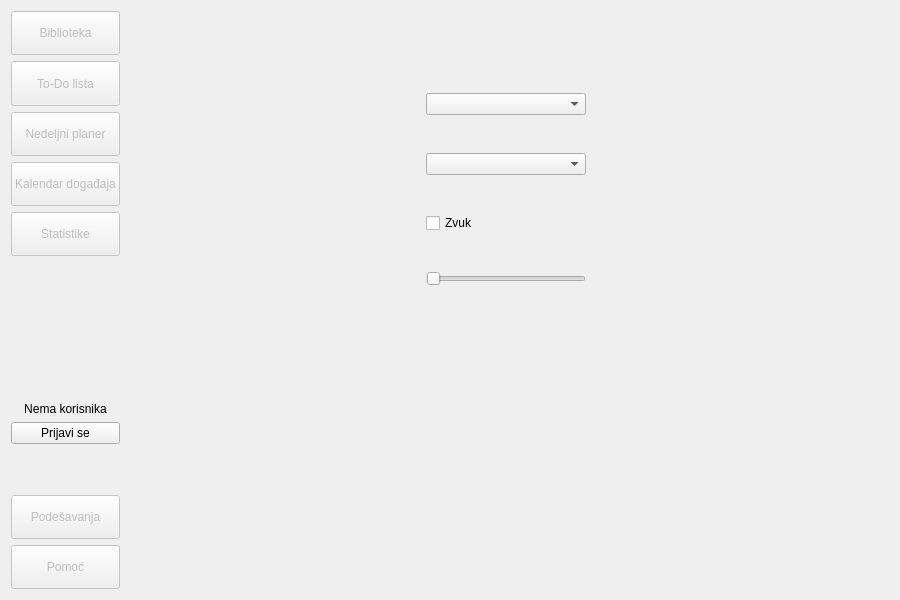
<?xml version="1.0" encoding="UTF-8"?>
<ui version="4.0">
 <class>MainWindow</class>
 <widget class="QWidget" name="MainWindow">
  <property name="geometry">
   <rect>
    <x>0</x>
    <y>0</y>
    <width>900</width>
    <height>600</height>
   </rect>
  </property>
  <property name="windowTitle">
   <string>StudySphere</string>
  </property>
  <property name="windowIcon">
   <iconset resource="../res/icons.qrc">
    <normaloff>:/icons/logo.png</normaloff>:/icons/logo.png</iconset>
  </property>
  <property name="inputMethodHints">
   <set>Qt::ImhNone</set>
  </property>
  <layout class="QHBoxLayout" name="horizontalLayout_2">
   <item>
    <layout class="QVBoxLayout" name="verticalLayout_buttons">
     <item>
      <widget class="QPushButton" name="pushButton_library">
       <property name="enabled">
        <bool>false</bool>
       </property>
       <property name="sizePolicy">
        <sizepolicy hsizetype="Minimum" vsizetype="MinimumExpanding">
         <horstretch>0</horstretch>
         <verstretch>0</verstretch>
        </sizepolicy>
       </property>
       <property name="text">
        <string>Biblioteka</string>
       </property>
      </widget>
     </item>
     <item>
      <widget class="QPushButton" name="pushButton_todo">
       <property name="enabled">
        <bool>false</bool>
       </property>
       <property name="sizePolicy">
        <sizepolicy hsizetype="Minimum" vsizetype="MinimumExpanding">
         <horstretch>0</horstretch>
         <verstretch>0</verstretch>
        </sizepolicy>
       </property>
       <property name="text">
        <string>To-Do lista</string>
       </property>
      </widget>
     </item>
     <item>
      <widget class="QPushButton" name="pushButton_planer">
       <property name="enabled">
        <bool>false</bool>
       </property>
       <property name="sizePolicy">
        <sizepolicy hsizetype="Minimum" vsizetype="MinimumExpanding">
         <horstretch>0</horstretch>
         <verstretch>0</verstretch>
        </sizepolicy>
       </property>
       <property name="text">
        <string>Nedeljni planer</string>
       </property>
      </widget>
     </item>
     <item>
      <widget class="QPushButton" name="pushButton_calendar">
       <property name="enabled">
        <bool>false</bool>
       </property>
       <property name="sizePolicy">
        <sizepolicy hsizetype="Minimum" vsizetype="MinimumExpanding">
         <horstretch>0</horstretch>
         <verstretch>0</verstretch>
        </sizepolicy>
       </property>
       <property name="text">
        <string>Kalendar događaja</string>
       </property>
      </widget>
     </item>
     <item>
      <widget class="QPushButton" name="pushButton_stats">
       <property name="enabled">
        <bool>false</bool>
       </property>
       <property name="sizePolicy">
        <sizepolicy hsizetype="Minimum" vsizetype="MinimumExpanding">
         <horstretch>0</horstretch>
         <verstretch>0</verstretch>
        </sizepolicy>
       </property>
       <property name="text">
        <string>Statistike</string>
       </property>
      </widget>
     </item>
     <item>
      <spacer name="verticalSpacer">
       <property name="orientation">
        <enum>Qt::Vertical</enum>
       </property>
       <property name="sizeType">
        <enum>QSizePolicy::Minimum</enum>
       </property>
       <property name="sizeHint" stdset="0">
        <size>
         <width>20</width>
         <height>140</height>
        </size>
       </property>
      </spacer>
     </item>
     <item>
      <widget class="QLabel" name="label_username">
       <property name="text">
        <string>Nema korisnika</string>
       </property>
       <property name="alignment">
        <set>Qt::AlignCenter</set>
       </property>
      </widget>
     </item>
     <item>
      <widget class="QPushButton" name="pushButton_login">
       <property name="text">
        <string>Prijavi se</string>
       </property>
      </widget>
     </item>
     <item>
      <spacer name="verticalSpacer_5">
       <property name="orientation">
        <enum>Qt::Vertical</enum>
       </property>
       <property name="sizeHint" stdset="0">
        <size>
         <width>20</width>
         <height>40</height>
        </size>
       </property>
      </spacer>
     </item>
     <item>
      <widget class="QPushButton" name="pushButton_settings">
       <property name="enabled">
        <bool>false</bool>
       </property>
       <property name="sizePolicy">
        <sizepolicy hsizetype="Minimum" vsizetype="MinimumExpanding">
         <horstretch>0</horstretch>
         <verstretch>0</verstretch>
        </sizepolicy>
       </property>
       <property name="text">
        <string>Podešavanja</string>
       </property>
      </widget>
     </item>
     <item>
      <widget class="QPushButton" name="pushButton_help">
       <property name="enabled">
        <bool>false</bool>
       </property>
       <property name="sizePolicy">
        <sizepolicy hsizetype="Minimum" vsizetype="MinimumExpanding">
         <horstretch>0</horstretch>
         <verstretch>0</verstretch>
        </sizepolicy>
       </property>
       <property name="text">
        <string>Pomoć</string>
       </property>
      </widget>
     </item>
    </layout>
   </item>
   <item>
    <spacer name="horizontalSpacer_2">
     <property name="orientation">
      <enum>Qt::Horizontal</enum>
     </property>
     <property name="sizeType">
      <enum>QSizePolicy::Minimum</enum>
     </property>
     <property name="sizeHint" stdset="0">
      <size>
       <width>40</width>
       <height>20</height>
      </size>
     </property>
    </spacer>
   </item>
   <item>
    <widget class="QStackedWidget" name="stackedWidget">
     <property name="currentIndex">
      <number>5</number>
     </property>
     <widget class="QWidget" name="page_library">
      <layout class="QVBoxLayout" name="verticalLayout_3">
       <item>
        <widget class="QTabWidget" name="tabWidget_library">
         <property name="currentIndex">
          <number>1</number>
         </property>
         <widget class="QWidget" name="tab_decks">
          <attribute name="title">
           <string>Moji špilovi</string>
          </attribute>
          <layout class="QVBoxLayout" name="verticalLayout_2">
           <item>
            <widget class="QTableWidget" name="tableWidget_library">
             <property name="focusPolicy">
              <enum>Qt::NoFocus</enum>
             </property>
             <property name="selectionMode">
              <enum>QAbstractItemView::NoSelection</enum>
             </property>
             <property name="showGrid">
              <bool>false</bool>
             </property>
             <property name="cornerButtonEnabled">
              <bool>false</bool>
             </property>
             <property name="rowCount">
              <number>4</number>
             </property>
             <property name="columnCount">
              <number>0</number>
             </property>
             <attribute name="horizontalHeaderVisible">
              <bool>false</bool>
             </attribute>
             <attribute name="horizontalHeaderHighlightSections">
              <bool>false</bool>
             </attribute>
             <attribute name="verticalHeaderVisible">
              <bool>false</bool>
             </attribute>
             <attribute name="verticalHeaderHighlightSections">
              <bool>false</bool>
             </attribute>
             <row/>
             <row/>
             <row/>
             <row/>
            </widget>
           </item>
           <item>
            <layout class="QHBoxLayout" name="horizontalLayout_act">
             <item>
              <widget class="QPushButton" name="pushButton_importDecks">
               <property name="text">
                <string>Uvezi špilove</string>
               </property>
              </widget>
             </item>
             <item>
              <widget class="QPushButton" name="pushButton_exportDecks">
               <property name="text">
                <string>Izvezi špilove</string>
               </property>
              </widget>
             </item>
            </layout>
           </item>
          </layout>
         </widget>
         <widget class="QWidget" name="tab_browser">
          <attribute name="title">
           <string>Pretraži špilove</string>
          </attribute>
          <layout class="QVBoxLayout" name="verticalLayout_5">
           <item>
            <layout class="QHBoxLayout" name="horizontalLayout">
             <item>
              <widget class="QLineEdit" name="lineEdit_browser">
               <property name="sizePolicy">
                <sizepolicy hsizetype="Maximum" vsizetype="Fixed">
                 <horstretch>99</horstretch>
                 <verstretch>0</verstretch>
                </sizepolicy>
               </property>
               <property name="minimumSize">
                <size>
                 <width>500</width>
                 <height>0</height>
                </size>
               </property>
               <property name="placeholderText">
                <string>Pretraži...</string>
               </property>
              </widget>
             </item>
             <item>
              <widget class="QPushButton" name="pushButton_search">
               <property name="sizePolicy">
                <sizepolicy hsizetype="Minimum" vsizetype="Fixed">
                 <horstretch>0</horstretch>
                 <verstretch>0</verstretch>
                </sizepolicy>
               </property>
               <property name="minimumSize">
                <size>
                 <width>0</width>
                 <height>0</height>
                </size>
               </property>
               <property name="maximumSize">
                <size>
                 <width>16777215</width>
                 <height>16777215</height>
                </size>
               </property>
               <property name="text">
                <string>Pretraži</string>
               </property>
              </widget>
             </item>
            </layout>
           </item>
           <item>
            <widget class="QTableWidget" name="tableWidget_browser">
             <property name="focusPolicy">
              <enum>Qt::NoFocus</enum>
             </property>
             <property name="selectionMode">
              <enum>QAbstractItemView::NoSelection</enum>
             </property>
             <property name="showGrid">
              <bool>false</bool>
             </property>
             <property name="rowCount">
              <number>4</number>
             </property>
             <attribute name="horizontalHeaderVisible">
              <bool>false</bool>
             </attribute>
             <attribute name="horizontalHeaderHighlightSections">
              <bool>false</bool>
             </attribute>
             <attribute name="verticalHeaderVisible">
              <bool>false</bool>
             </attribute>
             <attribute name="verticalHeaderHighlightSections">
              <bool>false</bool>
             </attribute>
             <row/>
             <row/>
             <row/>
             <row/>
            </widget>
           </item>
          </layout>
         </widget>
        </widget>
       </item>
      </layout>
     </widget>
     <widget class="QWidget" name="page_todo">
      <layout class="QGridLayout" name="gridLayout">
       <item row="2" column="3">
        <widget class="QPushButton" name="pushButton_deleteAllTodos">
         <property name="enabled">
          <bool>false</bool>
         </property>
         <property name="text">
          <string>Obriši sve</string>
         </property>
        </widget>
       </item>
       <item row="2" column="1">
        <spacer name="horizontalSpacer_5">
         <property name="orientation">
          <enum>Qt::Horizontal</enum>
         </property>
         <property name="sizeHint" stdset="0">
          <size>
           <width>40</width>
           <height>20</height>
          </size>
         </property>
        </spacer>
       </item>
       <item row="0" column="3">
        <widget class="QPushButton" name="pushButton_addTodo">
         <property name="enabled">
          <bool>false</bool>
         </property>
         <property name="text">
          <string>Dodaj aktivnost</string>
         </property>
        </widget>
       </item>
       <item row="1" column="0" colspan="4">
        <widget class="QListWidget" name="listWidget_todos"/>
       </item>
       <item row="2" column="2">
        <widget class="QPushButton" name="pushButton_deleteTodo">
         <property name="enabled">
          <bool>false</bool>
         </property>
         <property name="text">
          <string>Obriši</string>
         </property>
        </widget>
       </item>
       <item row="0" column="0" colspan="3">
        <widget class="QLineEdit" name="lineEdit_todo"/>
       </item>
      </layout>
     </widget>
     <widget class="QWidget" name="page_planer">
      <layout class="QVBoxLayout" name="verticalLayout_6">
       <item>
        <layout class="QHBoxLayout" name="horizontalLayout_activity">
         <item>
          <layout class="QFormLayout" name="formLayout_activity">
           <item row="0" column="0">
            <widget class="QLabel" name="label_activityName">
             <property name="text">
              <string>Aktivnost:</string>
             </property>
            </widget>
           </item>
           <item row="0" column="1">
            <widget class="QLineEdit" name="lineEdit_activityName"/>
           </item>
           <item row="1" column="0">
            <widget class="QLabel" name="label_start">
             <property name="text">
              <string>Početak aktivnosti:</string>
             </property>
            </widget>
           </item>
           <item row="2" column="0">
            <widget class="QLabel" name="label_duration">
             <property name="text">
              <string>Kraj aktivnosti:</string>
             </property>
            </widget>
           </item>
           <item row="3" column="0">
            <widget class="QLabel" name="label_day">
             <property name="text">
              <string>Dan:</string>
             </property>
            </widget>
           </item>
           <item row="3" column="1">
            <widget class="QComboBox" name="comboBox_day">
             <property name="editable">
              <bool>false</bool>
             </property>
             <property name="currentText">
              <string>Ponedeljak</string>
             </property>
             <item>
              <property name="text">
               <string>Ponedeljak</string>
              </property>
             </item>
             <item>
              <property name="text">
               <string>Utorak</string>
              </property>
             </item>
             <item>
              <property name="text">
               <string>Sreda</string>
              </property>
             </item>
             <item>
              <property name="text">
               <string>Četvrtak</string>
              </property>
             </item>
             <item>
              <property name="text">
               <string>Petak</string>
              </property>
             </item>
             <item>
              <property name="text">
               <string>Subota</string>
              </property>
             </item>
             <item>
              <property name="text">
               <string>Nedelja</string>
              </property>
             </item>
            </widget>
           </item>
           <item row="4" column="1">
            <widget class="QPushButton" name="pushButton_addActivity">
             <property name="enabled">
              <bool>false</bool>
             </property>
             <property name="text">
              <string>Dodaj</string>
             </property>
            </widget>
           </item>
           <item row="1" column="1">
            <widget class="QTimeEdit" name="timeEdit_start"/>
           </item>
           <item row="2" column="1">
            <widget class="QTimeEdit" name="timeEdit_end"/>
           </item>
          </layout>
         </item>
         <item>
          <spacer name="horizontalSpacer_3">
           <property name="orientation">
            <enum>Qt::Horizontal</enum>
           </property>
           <property name="sizeType">
            <enum>QSizePolicy::MinimumExpanding</enum>
           </property>
           <property name="sizeHint" stdset="0">
            <size>
             <width>40</width>
             <height>20</height>
            </size>
           </property>
          </spacer>
         </item>
        </layout>
       </item>
       <item>
        <layout class="QGridLayout" name="gridLayout_week">
         <item row="0" column="5">
          <widget class="QLabel" name="label_saturday">
           <property name="text">
            <string>Subota</string>
           </property>
           <property name="alignment">
            <set>Qt::AlignCenter</set>
           </property>
          </widget>
         </item>
         <item row="0" column="1">
          <widget class="QLabel" name="label_tuesday">
           <property name="text">
            <string>Utorak</string>
           </property>
           <property name="alignment">
            <set>Qt::AlignCenter</set>
           </property>
          </widget>
         </item>
         <item row="0" column="2">
          <widget class="QLabel" name="label_wednesday">
           <property name="text">
            <string>Sreda</string>
           </property>
           <property name="alignment">
            <set>Qt::AlignCenter</set>
           </property>
          </widget>
         </item>
         <item row="0" column="4">
          <widget class="QLabel" name="label_friday">
           <property name="text">
            <string>Petak</string>
           </property>
           <property name="alignment">
            <set>Qt::AlignCenter</set>
           </property>
          </widget>
         </item>
         <item row="0" column="3">
          <widget class="QLabel" name="label_thursday">
           <property name="text">
            <string>Četvrtak</string>
           </property>
           <property name="alignment">
            <set>Qt::AlignCenter</set>
           </property>
          </widget>
         </item>
         <item row="0" column="6">
          <widget class="QLabel" name="label_sunday">
           <property name="text">
            <string>Nedelja</string>
           </property>
           <property name="alignment">
            <set>Qt::AlignCenter</set>
           </property>
          </widget>
         </item>
         <item row="0" column="0">
          <widget class="QLabel" name="label_monday">
           <property name="text">
            <string>Ponedeljak</string>
           </property>
           <property name="alignment">
            <set>Qt::AlignCenter</set>
           </property>
          </widget>
         </item>
         <item row="1" column="0">
          <widget class="QGraphicsView" name="graphicsView_monday">
           <property name="horizontalScrollBarPolicy">
            <enum>Qt::ScrollBarAlwaysOff</enum>
           </property>
          </widget>
         </item>
         <item row="1" column="1">
          <widget class="QGraphicsView" name="graphicsView_tuesday">
           <property name="horizontalScrollBarPolicy">
            <enum>Qt::ScrollBarAlwaysOff</enum>
           </property>
          </widget>
         </item>
         <item row="1" column="2">
          <widget class="QGraphicsView" name="graphicsView_wednesday">
           <property name="horizontalScrollBarPolicy">
            <enum>Qt::ScrollBarAlwaysOff</enum>
           </property>
          </widget>
         </item>
         <item row="1" column="3">
          <widget class="QGraphicsView" name="graphicsView_thursday">
           <property name="horizontalScrollBarPolicy">
            <enum>Qt::ScrollBarAlwaysOff</enum>
           </property>
          </widget>
         </item>
         <item row="1" column="4">
          <widget class="QGraphicsView" name="graphicsView_friday">
           <property name="horizontalScrollBarPolicy">
            <enum>Qt::ScrollBarAlwaysOff</enum>
           </property>
          </widget>
         </item>
         <item row="1" column="5">
          <widget class="QGraphicsView" name="graphicsView_saturday">
           <property name="horizontalScrollBarPolicy">
            <enum>Qt::ScrollBarAlwaysOff</enum>
           </property>
          </widget>
         </item>
         <item row="1" column="6">
          <widget class="QGraphicsView" name="graphicsView_sunday"/>
         </item>
        </layout>
       </item>
      </layout>
     </widget>
     <widget class="QWidget" name="page_calendar">
      <layout class="QVBoxLayout" name="verticalLayout">
       <item>
        <layout class="QHBoxLayout" name="horizontalLayout_event">
         <item>
          <layout class="QFormLayout" name="formLayout_event">
           <item row="0" column="0">
            <widget class="QLabel" name="label_event">
             <property name="text">
              <string>Događaj:</string>
             </property>
            </widget>
           </item>
           <item row="0" column="1">
            <widget class="QLineEdit" name="lineEdit_event"/>
           </item>
           <item row="1" column="0">
            <widget class="QLabel" name="label_eventTime">
             <property name="text">
              <string>Datum:</string>
             </property>
            </widget>
           </item>
           <item row="1" column="1">
            <widget class="QDateTimeEdit" name="dateTimeEdit_eventTime">
             <property name="displayFormat">
              <string>dd.MM.yyyy. HH:mm</string>
             </property>
             <property name="calendarPopup">
              <bool>true</bool>
             </property>
            </widget>
           </item>
           <item row="2" column="1">
            <widget class="QPushButton" name="pushButton_addEvent">
             <property name="enabled">
              <bool>false</bool>
             </property>
             <property name="text">
              <string>Dodaj događaj</string>
             </property>
            </widget>
           </item>
          </layout>
         </item>
         <item>
          <spacer name="horizontalSpacer_4">
           <property name="orientation">
            <enum>Qt::Horizontal</enum>
           </property>
           <property name="sizeHint" stdset="0">
            <size>
             <width>40</width>
             <height>20</height>
            </size>
           </property>
          </spacer>
         </item>
        </layout>
       </item>
       <item>
        <widget class="QCalendarWidget" name="calendarWidget">
         <property name="locale">
          <locale language="Serbian" country="Montenegro"/>
         </property>
        </widget>
       </item>
      </layout>
     </widget>
     <widget class="QWidget" name="page_stats">
      <layout class="QVBoxLayout" name="verticalLayout_4">
       <item>
        <spacer name="verticalSpacer_2">
         <property name="orientation">
          <enum>Qt::Vertical</enum>
         </property>
         <property name="sizeHint" stdset="0">
          <size>
           <width>20</width>
           <height>40</height>
          </size>
         </property>
        </spacer>
       </item>
       <item>
        <layout class="QGridLayout" name="gridLayout_stats">
         <property name="leftMargin">
          <number>40</number>
         </property>
         <property name="rightMargin">
          <number>100</number>
         </property>
         <item row="5" column="0">
          <widget class="QLabel" name="label_bad">
           <property name="text">
            <string>Procenat pitanja označenih sa &quot;Loše&quot;:</string>
           </property>
          </widget>
         </item>
         <item row="0" column="1" colspan="2">
          <widget class="QComboBox" name="comboBox_deck"/>
         </item>
         <item row="3" column="2">
          <widget class="QLCDNumber" name="number_deckSize">
           <property name="sizePolicy">
            <sizepolicy hsizetype="Minimum" vsizetype="Minimum">
             <horstretch>0</horstretch>
             <verstretch>0</verstretch>
            </sizepolicy>
           </property>
           <property name="smallDecimalPoint">
            <bool>false</bool>
           </property>
           <property name="digitCount">
            <number>4</number>
           </property>
           <property name="segmentStyle">
            <enum>QLCDNumber::Flat</enum>
           </property>
          </widget>
         </item>
         <item row="6" column="0">
          <widget class="QLabel" name="label_mid">
           <property name="text">
            <string>Procenat pitanja označenih sa &quot;Srednje&quot;:</string>
           </property>
          </widget>
         </item>
         <item row="7" column="2">
          <widget class="QProgressBar" name="progressBar_excellent">
           <property name="value">
            <number>0</number>
           </property>
          </widget>
         </item>
         <item row="2" column="0">
          <widget class="QLabel" name="label_uses">
           <property name="text">
            <string>Broj korišćenja:</string>
           </property>
          </widget>
         </item>
         <item row="7" column="0">
          <widget class="QLabel" name="label_good">
           <property name="text">
            <string>Procenat pitanja označenih sa &quot;Odlično&quot;:</string>
           </property>
          </widget>
         </item>
         <item row="1" column="1">
          <spacer name="verticalSpacer_4">
           <property name="orientation">
            <enum>Qt::Vertical</enum>
           </property>
           <property name="sizeHint" stdset="0">
            <size>
             <width>20</width>
             <height>40</height>
            </size>
           </property>
          </spacer>
         </item>
         <item row="4" column="0">
          <widget class="QLabel" name="label_skip">
           <property name="text">
            <string>Procenat pitanja označenih sa &quot;Ne znam&quot;:</string>
           </property>
          </widget>
         </item>
         <item row="7" column="1">
          <spacer name="horizontalSpacer">
           <property name="orientation">
            <enum>Qt::Horizontal</enum>
           </property>
           <property name="sizeType">
            <enum>QSizePolicy::MinimumExpanding</enum>
           </property>
           <property name="sizeHint" stdset="0">
            <size>
             <width>20</width>
             <height>20</height>
            </size>
           </property>
          </spacer>
         </item>
         <item row="6" column="2">
          <widget class="QProgressBar" name="progressBar_good">
           <property name="value">
            <number>0</number>
           </property>
          </widget>
         </item>
         <item row="5" column="2">
          <widget class="QProgressBar" name="progressBar_bad">
           <property name="value">
            <number>0</number>
           </property>
          </widget>
         </item>
         <item row="0" column="0">
          <widget class="QLabel" name="label_deck">
           <property name="text">
            <string>Izaberi špil:</string>
           </property>
          </widget>
         </item>
         <item row="4" column="2">
          <widget class="QProgressBar" name="progressBar_skip">
           <property name="value">
            <number>0</number>
           </property>
          </widget>
         </item>
         <item row="3" column="0">
          <widget class="QLabel" name="label_deckSize">
           <property name="text">
            <string>Ukupan broj pitanja:</string>
           </property>
          </widget>
         </item>
         <item row="2" column="2">
          <widget class="QLCDNumber" name="number_timesUsed">
           <property name="sizePolicy">
            <sizepolicy hsizetype="Minimum" vsizetype="Minimum">
             <horstretch>0</horstretch>
             <verstretch>0</verstretch>
            </sizepolicy>
           </property>
           <property name="smallDecimalPoint">
            <bool>false</bool>
           </property>
           <property name="digitCount">
            <number>4</number>
           </property>
           <property name="segmentStyle">
            <enum>QLCDNumber::Flat</enum>
           </property>
          </widget>
         </item>
        </layout>
       </item>
       <item>
        <spacer name="verticalSpacer_3">
         <property name="orientation">
          <enum>Qt::Vertical</enum>
         </property>
         <property name="sizeType">
          <enum>QSizePolicy::MinimumExpanding</enum>
         </property>
         <property name="sizeHint" stdset="0">
          <size>
           <width>20</width>
           <height>250</height>
          </size>
         </property>
        </spacer>
       </item>
      </layout>
     </widget>
     <widget class="QWidget" name="page_settings">
      <widget class="QWidget" name="verticalLayoutWidget">
       <property name="geometry">
        <rect>
         <x>260</x>
         <y>50</y>
         <width>160</width>
         <height>261</height>
        </rect>
       </property>
       <layout class="QVBoxLayout" name="verticalLayout_settings">
        <item>
         <widget class="QComboBox" name="comboBox_language">
          <property name="placeholderText">
           <string>Jezik</string>
          </property>
          <item>
           <property name="text">
            <string>Engleski</string>
           </property>
          </item>
          <item>
           <property name="text">
            <string>Srpski</string>
           </property>
          </item>
         </widget>
        </item>
        <item>
         <widget class="QComboBox" name="comboBox_theme">
          <property name="placeholderText">
           <string>Tema</string>
          </property>
          <item>
           <property name="text">
            <string>Plava</string>
           </property>
          </item>
          <item>
           <property name="text">
            <string>Narandžasta</string>
           </property>
          </item>
          <item>
           <property name="text">
            <string>Tamna</string>
           </property>
          </item>
         </widget>
        </item>
        <item>
         <widget class="QCheckBox" name="checkBox_sound">
          <property name="text">
           <string>Zvuk</string>
          </property>
         </widget>
        </item>
        <item>
         <widget class="QSlider" name="horizontalSlider_volume">
          <property name="orientation">
           <enum>Qt::Horizontal</enum>
          </property>
         </widget>
        </item>
       </layout>
      </widget>
     </widget>
     <widget class="QWidget" name="page_help">
      <widget class="QLabel" name="label_temp">
       <property name="geometry">
        <rect>
         <x>280</x>
         <y>220</y>
         <width>49</width>
         <height>16</height>
        </rect>
       </property>
       <property name="text">
        <string>pomoc</string>
       </property>
      </widget>
     </widget>
    </widget>
   </item>
  </layout>
 </widget>
 <resources>
  <include location="../res/icons.qrc"/>
 </resources>
 <connections/>
</ui>
